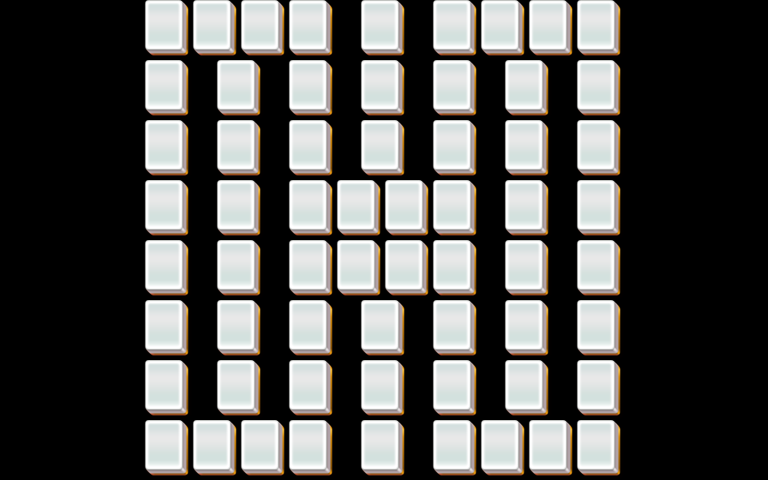

Below is a game level as drawn by its tile map, then a one-line description and the .tmx that defines it (tile-layer data replaced by summaries):
An orthogonal 32x16 tile map with 24x30 px tiles, 3 tile layers (layer1, layer2, layer3).

<map version="1.0" orientation="orthogonal" width="32" height="16" tilewidth="24" tileheight="30">
 <properties>
  <property name="species" value="20" />
 </properties>
 <tileset firstgid="1" name="mahjong" tilewidth="48" tileheight="60">
  <image source="mahjong.png" />
 </tileset>
 <layer name="layer1" width="32" height="16">
  <data>[512 cells, 62 non-empty, 1 distinct tile ids]</data>
 </layer>
 <layer name="layer2" width="32" height="16">
  <data>[512 cells, 62 non-empty, 1 distinct tile ids]</data>
 </layer>
 <layer name="layer3" width="32" height="16">
  <data>[512 cells, 62 non-empty, 1 distinct tile ids]</data>
 </layer>
</map>
